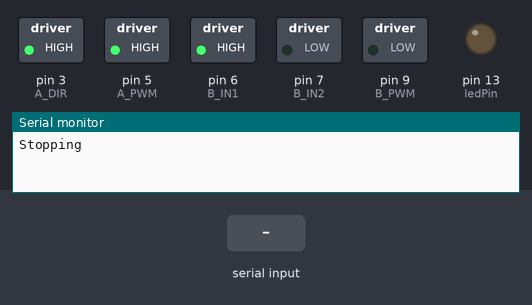
A sketch run on a simulated Arduino Uno, built with avr-gcc and run on an emulated ATmega328P. Shown: switched loads named in the sketch (green lamp = pin HIGH), output pins drawn as LEDs (lit = HIGH), the last lines printed to the serial monitor. The inputs (shaded band) are chosen by the test bench.

Above: at 1.2 s.
1.3 s: "H" received over the second serial link
At 1.6 s:
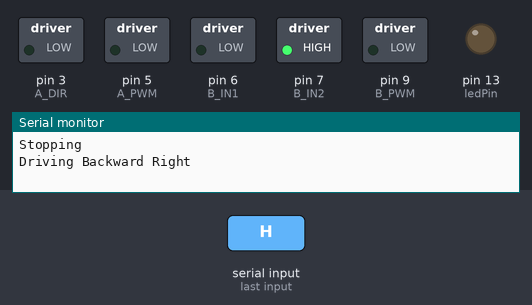
2.8 s: "F90\n" received over the second serial link
At 3.9 s:
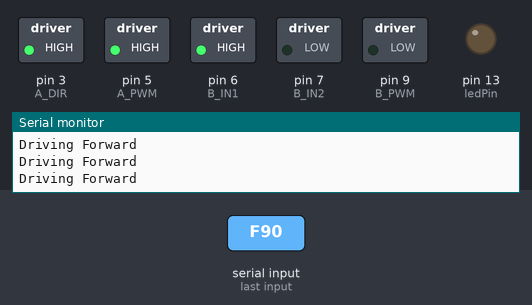
4.3 s: "B,45\n" received over the second serial link
At 5.1 s:
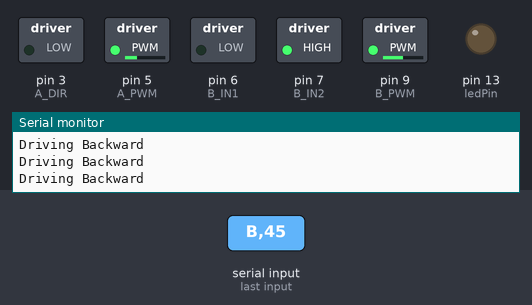
5.8 s: "I" received over the second serial link
At 6.2 s:
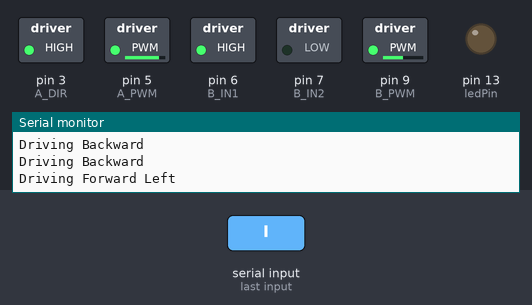
7.3 s: "J" received over the second serial link
At 8.5 s:
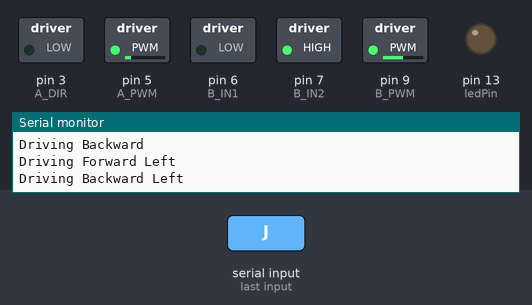
8.8 s: "L90\n" received over the second serial link
At 9.7 s:
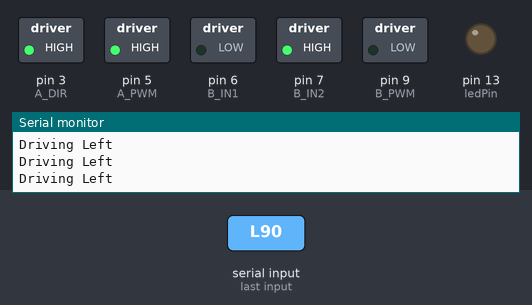
Timing chart, 0 to 11.3 s (numbered marks = the images above; inputs shaded):
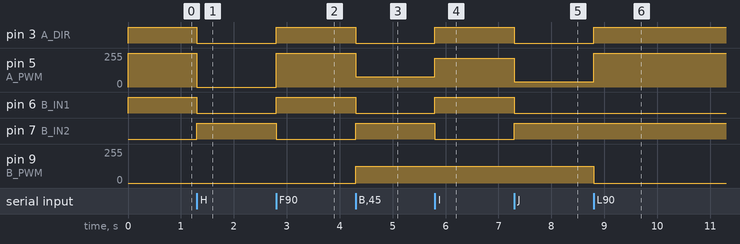

Measured:
- after the input at 1.3 s, pin 3 (A_DIR), pin 6 (B_IN1): HIGH → LOW at once; pin 5 (A_PWM): 255/255 → 0/255 at once; pin 7 (B_IN2): LOW → HIGH at once
- after the input at 2.8 s, pin 3 (A_DIR), pin 6 (B_IN1): LOW → HIGH at once; pin 5 (A_PWM): 0/255 → 255/255 at once; pin 7 (B_IN2): HIGH → LOW at once
- after the input at 4.3 s, pin 3 (A_DIR), pin 6 (B_IN1): HIGH → LOW at once; pin 5 (A_PWM): 255/255 → 76/255 at once; pin 7 (B_IN2): LOW → HIGH at once; pin 9 (B_PWM): 0/255 → 127/255 at once
- after the input at 5.8 s, pin 3 (A_DIR), pin 6 (B_IN1): LOW → HIGH at once; pin 5 (A_PWM): 76/255 → 216/255 at once; pin 7 (B_IN2): HIGH → LOW at once
- after the input at 7.3 s, pin 3 (A_DIR), pin 6 (B_IN1): HIGH → LOW at once; pin 5 (A_PWM): 216/255 → 38/255 at once; pin 7 (B_IN2): LOW → HIGH at once
- after the input at 8.8 s, pin 3 (A_DIR): LOW → HIGH at once; pin 5 (A_PWM): 38/255 → 255/255 at once; pin 9 (B_PWM): 127/255 → 0/255 at once

The sketch:

BT_Test.ino
```cpp
#include <SoftwareSerial.h>

#define rx 10
#define tx 11

SoftwareSerial mySerial(rx, tx);

#define ledPin 13
char state = 0;

#define A_PWM 5
#define A_DIR 3
#define B_PWM 9
#define B_IN1 6
#define B_IN2 7

#define SPEED_ADJUSTMENT 0.6

void drive(char dir, int motor_speed);

void setup() {
  pinMode(rx, INPUT);
  pinMode(tx, OUTPUT);

  pinMode(ledPin, OUTPUT);
  digitalWrite(ledPin, LOW);

  pinMode(A_PWM,OUTPUT);
  pinMode(A_DIR,OUTPUT);
  pinMode(B_PWM,OUTPUT);
  pinMode(B_IN1,OUTPUT);
  pinMode(B_IN2,OUTPUT);
  // set the data rate for the SoftwareSerial port

  mySerial.begin(9600);
  Serial.begin(9600);

  drive('S', 0);
}

void loop() {
  static char currDir = 'S';
  static char currSpeed = '0';
  static int Speed = 0;

  if(mySerial.available() > 0){ // Checks whether data is comming from the serial port
    state = mySerial.read(); // Reads the data from the serial port
  }

  // Check direction
  if (
    (state == 'F' || state == 'B' || state == 'L' || state == 'R' ||
    state == 'G' || state == 'I' || state == 'H' || state == 'J' ||
    state == 'D' || state == 'S') && state != currDir
  ) {
    currDir = state;
    drive(currDir, Speed);
  }

  // Check speed
  if (
    (state == '0' || state == '1' || state == '2' || state == '3' ||
    state == '4' || state == '5' || state == '6' || state == '7' ||
    state == '8' || state == '9' || state == 'q') && state != currSpeed
  ) {
    currSpeed = state;

    if (currSpeed == 'q') {
      Speed = 100;
    } else {
      Speed = 10 * (currSpeed - '0');
    }

    drive(currDir, Speed);
  }

  if (state == 'w') {
    digitalWrite(ledPin, LOW); // Turn LED OFF
  } else if (state == 'W') {
    digitalWrite(ledPin, HIGH);
  }
}

void drive(char dir, int motor_speed) {
  motor_speed = map(motor_speed, 0, 100, 0, 255);

  if (dir == 'F') {
    digitalWrite(A_DIR,HIGH);
    analogWrite(A_PWM,255-motor_speed*SPEED_ADJUSTMENT);
    analogWrite(B_PWM,motor_speed);
    digitalWrite(B_IN1,HIGH);
    digitalWrite(B_IN2,LOW);
    Serial.println("Driving Forward");
  } else if (dir == 'B') {
    digitalWrite(A_DIR,LOW);
    analogWrite(A_PWM,motor_speed*SPEED_ADJUSTMENT);
    analogWrite(B_PWM,motor_speed);
    digitalWrite(B_IN1,LOW);
    digitalWrite(B_IN2,HIGH);
    Serial.println("Driving Backward");
  } else if (dir == 'L') {
    digitalWrite(A_DIR,HIGH);
    analogWrite(A_PWM,255-motor_speed*SPEED_ADJUSTMENT);
    analogWrite(B_PWM,motor_speed);
    digitalWrite(B_IN1,LOW);
    digitalWrite(B_IN2,HIGH);
    Serial.println("Driving Left");
  } else if (dir == 'R') {
    digitalWrite(A_DIR,LOW);
    analogWrite(A_PWM,motor_speed*SPEED_ADJUSTMENT);
    analogWrite(B_PWM,motor_speed);
    digitalWrite(B_IN1,HIGH);
    digitalWrite(B_IN2,LOW);
    Serial.println("Driving Right");
  } else if (dir == 'G') {
    digitalWrite(A_DIR,HIGH);
    analogWrite(A_PWM,255-motor_speed*SPEED_ADJUSTMENT);
    analogWrite(B_PWM,motor_speed*0.5);
    digitalWrite(B_IN1,HIGH);
    digitalWrite(B_IN2,LOW);
    Serial.println("Driving Forward Right");
  } else if (dir == 'I') {
    digitalWrite(A_DIR,HIGH);
    analogWrite(A_PWM,255-motor_speed*0.5*SPEED_ADJUSTMENT);
    analogWrite(B_PWM,motor_speed);
    digitalWrite(B_IN1,HIGH);
    digitalWrite(B_IN2,LOW);
    Serial.println("Driving Forward Left");
  } else if (dir == 'H') {
    digitalWrite(A_DIR,LOW);
    analogWrite(A_PWM,motor_speed*SPEED_ADJUSTMENT);
    analogWrite(B_PWM,motor_speed*0.5);
    digitalWrite(B_IN1,LOW);
    digitalWrite(B_IN2,HIGH);
    Serial.println("Driving Backward Right");
  } else if (dir == 'J') {
    digitalWrite(A_DIR,LOW);
    analogWrite(A_PWM,motor_speed*0.5*SPEED_ADJUSTMENT);
    analogWrite(B_PWM,motor_speed);
    digitalWrite(B_IN1,LOW);
    digitalWrite(B_IN2,HIGH);
    Serial.println("Driving Backward Left");
  }

  if (dir == 'S') {
    digitalWrite(A_DIR,HIGH);
    analogWrite(A_PWM,255-0);
    analogWrite(B_PWM,0);
    digitalWrite(B_IN1,HIGH);
    digitalWrite(B_IN2,LOW);
    Serial.println("Stopping");
  }
}
```
